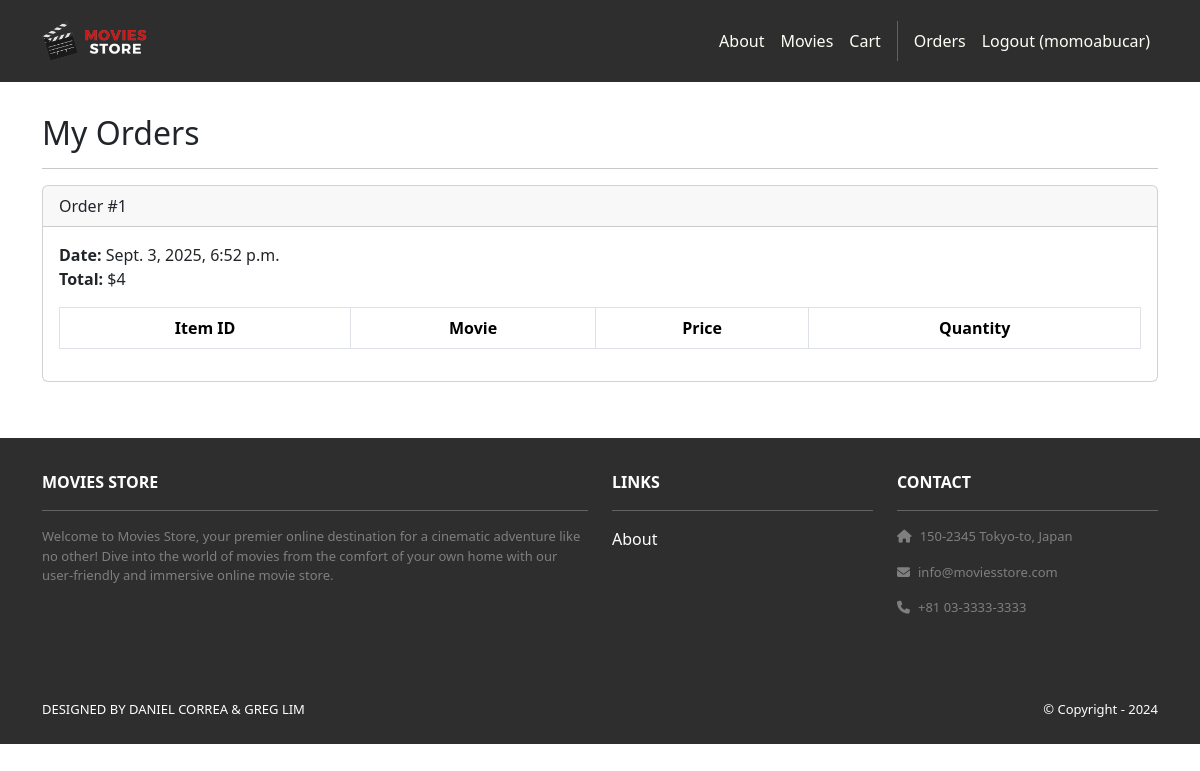
The page /accounts/orders/ (signed in) on the database as committed earlier.
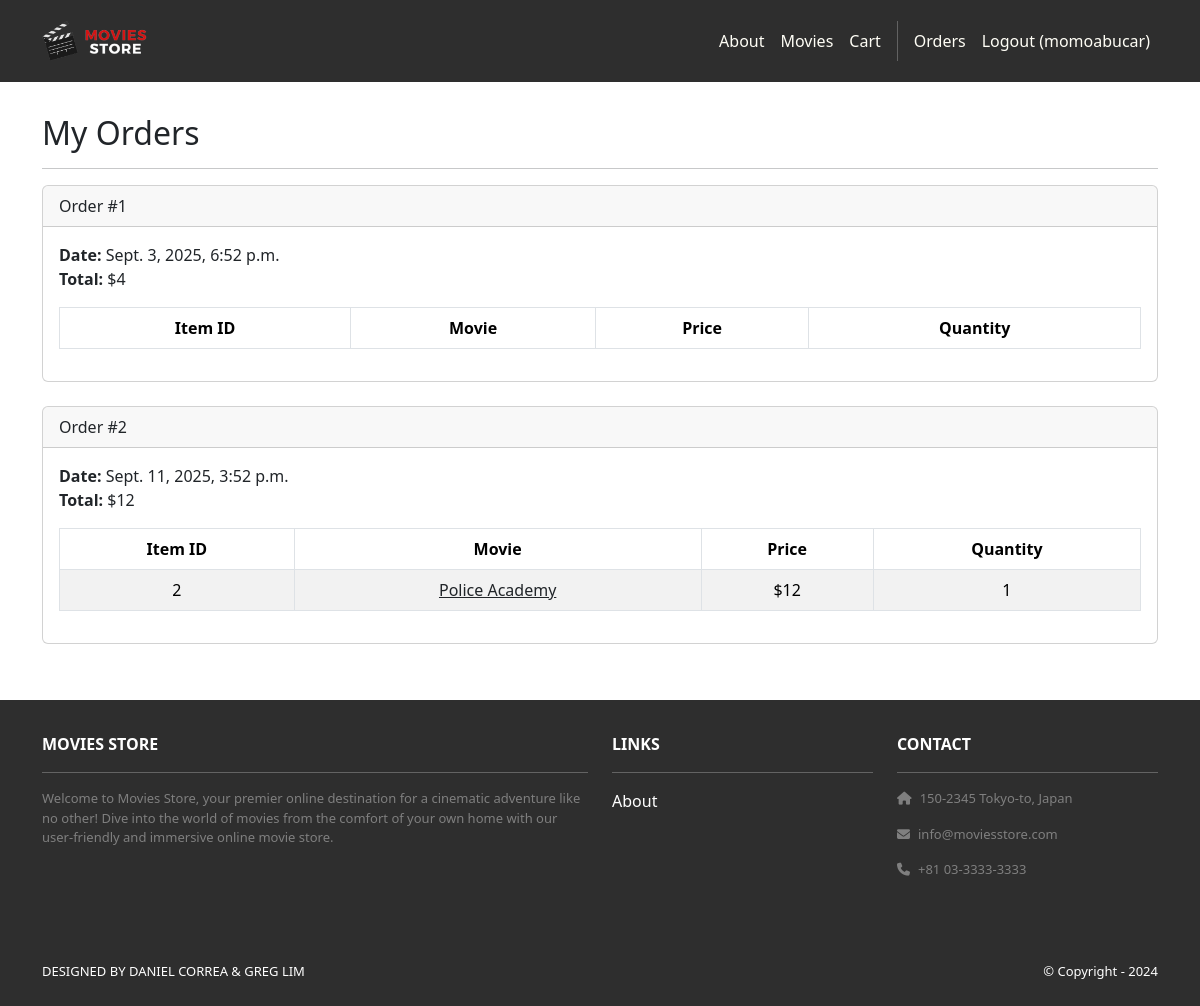
The same page on the database as committed later.
### cart/models.py (models this page shows, shortened)
class Order(models.Model):
    id = models.AutoField(primary_key=True)
    total = models.IntegerField()
    date = models.DateTimeField(auto_now_add=True)
    user = models.ForeignKey(User,
        on_delete=models.CASCADE)

class Item(models.Model):
    id = models.AutoField(primary_key=True)
    price = models.IntegerField()
    quantity = models.IntegerField()
    order = models.ForeignKey(Order,
        on_delete=models.CASCADE)
    movie = models.ForeignKey(Movie,
        on_delete=models.CASCADE)

### movies/models.py (models this page shows, shortened)
class Movie(models.Model):
    id = models.AutoField(primary_key=True)
    name = models.CharField(max_length=255)
    price = models.IntegerField()
    description = models.TextField()
    image = models.ImageField(upload_to='movie_images/')

### accounts/views.py (the view)
# urls.py: path('orders/', views.orders, name='accounts.orders'),
@login_required
def orders(request):
    template_data = {}
    template_data['title'] = 'Orders'
    template_data['orders'] = request.user.order_set.all()
    return render(request, 'accounts/orders.html',
        {'template_data': template_data})

### accounts/templates/accounts/orders.html
{% extends 'base.html' %}
{% block content %}
<div class="p-3">
  <div class="container">
    <div class="row mt-3">
      <div class="col mx-auto mb-3">
        <h2>My Orders</h2>
        <hr />
        {% for order in template_data.orders %}
          <div class="card mb-4">
            <div class="card-header">
              Order #{{ order.id }}
            </div>
            <div class="card-body">
              <b>Date:</b> {{ order.date }}<br />
              <b>Total:</b> ${{ order.total }}<br />
              <table class="table table-bordered table-striped text-center mt-3">
                <thead>
                  <tr>
                    <th scope="col">Item ID</th>
                    <th scope="col">Movie</th>
                    <th scope="col">Price</th>
                    <th scope="col">Quantity</th>
                  </tr>
                </thead>
                <tbody>
                  {% for item in order.item_set.all %}
                  <tr>
                    <td>{{ item.movie.id }}</td>
                    <td>
                      <a class="link-dark" href="{% url 'movies.show' id=item.movie.id %}">
                        {{ item.movie.name }}
                      </a>
                    </td>
                    <td>${{ item.movie.price }}</td>
                    <td>{{ item.quantity }}</td>
                  </tr>
                  {% endfor %}
                </tbody>
              </table>
            </div>
          </div>
        {% empty %}
          <p>No orders found.</p>
        {% endfor %}
      </div>
    </div>
  </div>
</div>
{% endblock content %}

Rows that differ between the two databases and show on the page:
added Order: id "2", date "Sept. 11, 2025, 3:52 p.m.", total "12"
added Item: movie.id "2", movie.name "Police Academy", movie.price "12", quantity "1"
